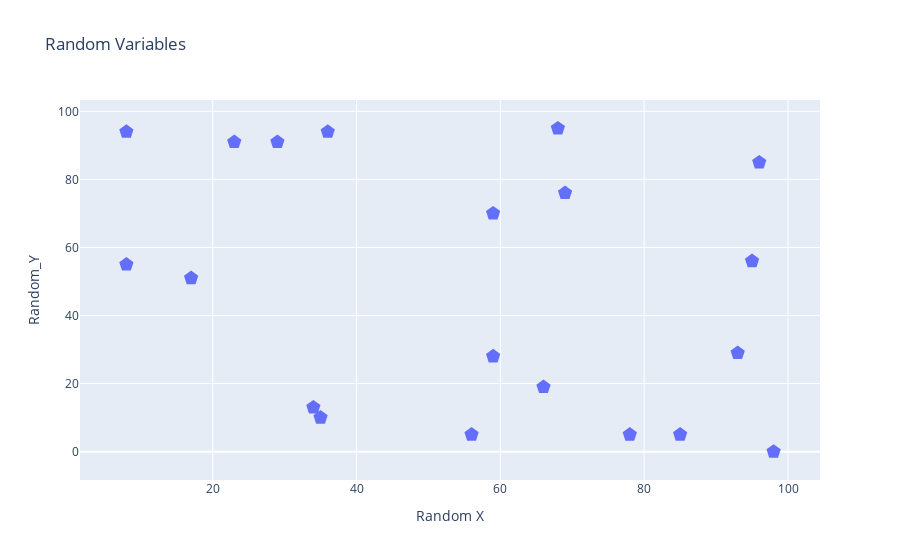

The notebook cell this image was saved under:
### Markdown cell above
## 1.2 basic 2

### Code cell
random_x = np.random.randint(0, 100, 20)
random_y = np.random.randint(0, 100, 20)

trace = go.Scatter(x= random_x,y=random_y, mode='markers', marker = dict(size= 15, symbol = 'pentagon'))

layout = go.Layout(title= 'Random Variables', 
                            xaxis={'title': 'Random X'},
                            yaxis={'title': 'Random_Y'})

fig = go.Figure(data = trace, layout=layout)
fig.show()

### Figure 1 — Plotly figure (JSON) as saved in the notebook; plotly's stock layout.template omitted (floating-point values rounded to 4 significant figures)
{"data": [{"marker": {"size": 15, "symbol": "pentagon"}, "mode": "markers", "type": "scatter", "x": [66, 69, 36, 8, 85, 34, 59, 8, 68, 78, 59, 96, 23, 95, 35, 56, 17, 29, 93, 98], "y": [19, 76, 94, 94, 5, 13, 28, 55, 95, 5, 70, 85, 91, 56, 10, 5, 51, 91, 29, 0]}], "layout": {"title": {"text": "Random Variables"}, "xaxis": {"title": {"text": "Random X"}}, "yaxis": {"title": {"text": "Random_Y"}}}}
